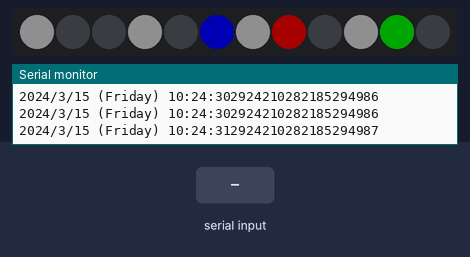
Bench run of a sketch on a simulated Arduino Uno, built with avr-gcc and run on an emulated ATmega328P. Shown: 12 RGB LEDs in strip order, left to right, the last lines printed to the serial monitor. The inputs (shaded band) are chosen by the test bench. Dim RGB values are drawn brighter than linear; the local clock reads 2024-03-15 10:24:30 at power-on unless the sketch sets it.

Above: at 1.4 s.
1.5 s: "v1\n" received over Serial
At 3.7 s:
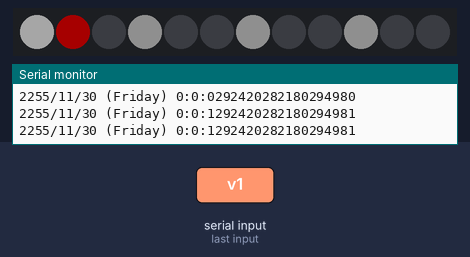
4.5 s: "90,45,200\n" received over Serial
At 6.0 s:
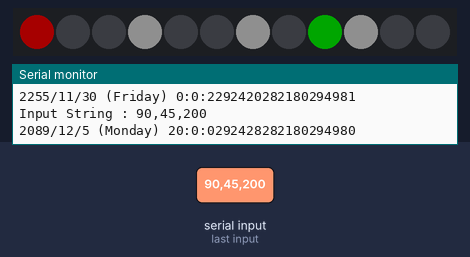
7.5 s: "1,90,45\n" received over Serial
At 9.6 s:
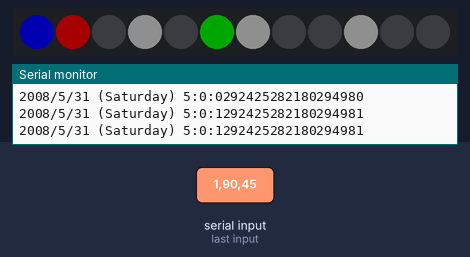
10.5 s: "30,150,10\n" received over Serial
At 12.0 s:
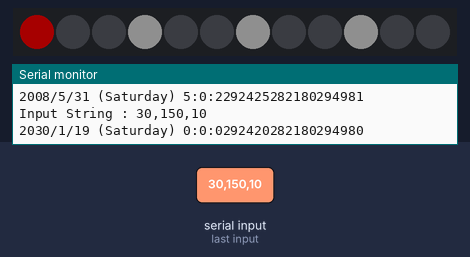
Timing chart, 0 to 13.5 s (numbered marks = the images above; inputs shaded):
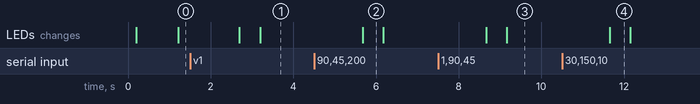

The sketch:

Clock12LedRTC_v1.ino
```cpp
#include <Adafruit_NeoPixel.h>
#define PIN        7 // DataPIN on Arduino Uno
#define NUMPIXELS 12 // Total Number of Pixels for Clock

// Date and time functions using a DS1307 RTC connected via I2C and Wire lib
#include "RTClib.h"

// Define DS1307 RTC
/*
 * https://lastminuteengineers.com/ds1307-rtc-arduino-tutorial/
 * PINOUT : GND,5V,SCL=A5, SDA=A4 of arduino
 */

RTC_DS1307 rtc;

char daysOfTheWeek[7][12] = {"Sunday", "Monday", "Tuesday", "Wednesday", "Thursday", "Friday", "Saturday"};

Adafruit_NeoPixel pixels(NUMPIXELS, PIN, NEO_GRB + NEO_KHZ800);
// https://learn.adafruit.com/adafruit-neopixel-uberguide/arduino-library-use
// Argument 1 = Number of pixels in NeoPixel strip
// Argument 2 = Arduino pin number (most are valid)
// Argument 3 = Pixel type flags, add together as needed:
//   NEO_KHZ800  800 KHz bitstream (most NeoPixel products w/WS2812 LEDs)
//   NEO_KHZ400  400 KHz (classic 'v1' (not v2) FLORA pixels, WS2811 drivers)
//   NEO_GRB     Pixels are wired for GRB bitstream (most NeoPixel products)
//   NEO_RGB     Pixels are wired for RGB bitstream (v1 FLORA pixels, not v2)
//   NEO_RGBW    Pixels are wired for RGBW bitstream (NeoPixel RGBW products)

uint32_t magenta = pixels.Color(80, 80, 80);
uint32_t green = pixels.Color(0, 80, 0);
uint32_t blue  = pixels.Color(0,0,120);
uint32_t red   = pixels.Color(80,0,0);
uint32_t white = pixels.Color(80,80,80);

int hr = 0; // Hour
int mn = 0; // Minute
int ss = 0; // Second
int yy = 0; // Year
int mm = 0; // Month
int dd = 0; // Day
boolean IsDisplaySerial = true; // Set to true for Get/Set Date time in yymmddhhmmss format as input to serial communication ...

String hrs = "";

void setup() {


  // put your setup code here, to run once:
  pixels.begin();
  //pixels.fill(color, first, count);

  pixels.fill(white,0); // Fills all pixles with white color as indication of start of clock
  pixels.setBrightness(127); // Set brightness to half for all pixels, this can be changed according to daylight ...
  pixels.show();
  delay(100);
  pixels.clear(); // Show all 'off' so that previous shown will be cleared
  delay(100);
  // uint32_t color = strip.getPixelColor(11); // Get previously set color of pixel
  // uint16_t n = strip.numPixels();  // How many pixels is previously set
  // strip.setBrightness(64); // Set brightness to 1/4 from 0...255
  Serial.begin(9600);

  if (! rtc.begin()) {
    Serial.println("Couldn't find RTC");
    Serial.flush();
    abort();
  }

  if (! rtc.isrunning())
  {
    Serial.println("RTC is NOT running, let's set the time!");
    // When time needs to be set on a new device, or after a power loss, the
    // following line sets the RTC to the date & time this sketch was compiled
    rtc.adjust(DateTime(F(__DATE__), F(__TIME__)));
    // This line sets the RTC with an explicit date & time, for example to set
    // January 21, 2014 at 3am you would call:
    // rtc.adjust(DateTime(2014, 1, 21, 3, 0, 0));

    // When time needs to be re-set on a previously configured device, the
    // following line sets the RTC to the date & time this sketch was compiled
    // rtc.adjust(DateTime(F(__DATE__), F(__TIME__)));
    // This line sets the RTC with an explicit date & time, for example to set
    // January 21, 2014 at 3am you would call:
    //rtc.adjust(DateTime(2021,2,18,18,32,0));
  }
}

void loop()
{

const int HourFormat12 = 12;

DateTime now = rtc.now();

hr = (now.hour()%HourFormat12) - 0;  // this will be now.hour() if following if (hr != 12) is active
mn = (((now.minute()+4)/5)%HourFormat12) - 0; // Turn into 5 minute interval (For 12 pixels) and to zero base
ss = (((now.second()+4)/5)%HourFormat12) - 0; // Turn into 5 second interval (For 12 pixels) and to zero base

whiteColor(hr,mn,ss); // Show 12,3,6,9 as white indication color for better visual clock

/*
 *
    // in case you need to change each 5 minute hands with style

    if (hr != 12)
      { hr %= 12;}
    else
      { hr = 12; }

    // hr = hr - 1; // non zero based led display change according to your need;
    // mn = mn - 1;
    // ss = ss - 1;

 */

    if (hr == mn)
      {
        pixels.setPixelColor(hr, magenta); // 0,70,125 If hour and minute is on same pixel, show different color
        //pixels.show(); // Avoide multiple show
      }
    else
      {
        pixels.setPixelColor(hr, green); //  Show hour in green color
        pixels.setPixelColor(mn, blue); // Show minute in blue color
        //pixels.show(); // Avoide multiple show
      }
    pixels.setPixelColor(ss, red); // Show second in red color
   // Turn on following line for any fancy effect you may want to change it to ...
   // pixels.fill(red,ss-1,3); // (color,first,count) fill red color with previous second, current second, next second
    pixels.show(); // Show pixels
    delay(100); // Delay for better view and time to show pixels

if (IsDisplaySerial)
    {
        // Print current date and time before change of serial input
        Serial.print(now.year(), DEC);
        Serial.print('/');
        Serial.print(now.month(), DEC);
        Serial.print('/');
        Serial.print(now.day(), DEC);
        Serial.print(" (");
        Serial.print(daysOfTheWeek[now.dayOfTheWeek()]);
        Serial.print(") ");
        Serial.print(now.hour(), DEC);
        Serial.print(':');
        Serial.print(now.minute(), DEC);
        Serial.print(':');
        Serial.print(now.second(), DEC);
        Serial.print(' hr:');
        Serial.print(hr);
        Serial.print(' mn:');
        Serial.print(mn);
        Serial.print(' ss:');
        Serial.print(ss);
        Serial.println();

        // Serial.println("Check - 01\n");
        if (Serial.available() > 0){

          // Serial.print("Check - 02\n");

              hrs = Serial.readString(); // Read serial input and parse it to year, month, date, hour, minute and second each two character input in serial monitor
          //  hrs.trim(); // In case you may have entered spaces trailing or preceeding ...

            yy = hrs.substring(0,2).toInt(); // Get 1st two characters as year
            mm = hrs.substring(2,4).toInt(); // 3rd,4th two characters as month
            dd = hrs.substring(4,6).toInt(); // 5th,6th two characters as day

            hr = hrs.substring(6,8).toInt();    // 7th,8th two character as hour
            mn = hrs.substring(8,10).toInt();   // 9th,10th two character as minute
            ss = hrs.substring(10,12).toInt();  // 11th,12th two character as second
            Serial.print("Input String : " );
            Serial.println(hrs);

            rtc.adjust(DateTime(yy,mm,dd,hr,mn));

          }
          delay(10);
          Serial.flush();
       // Serial.print(" since midnight 1/1/1970 = ");
       // Serial.print(now.unixtime());
       // Serial.print("s = ");
       // Serial.print(now.unixtime() / 86400L);
       // Serial.println("d");
       //  pixels.clear();
    } // If serial display is turned on

  pixels.clear(); // Clear/Off all pixels
  delay(100); // Wait for better time for pixels
}

void whiteColor(int hr,int mn,int ss)
// Show 12,3,6,9 in clock as white for indication
{
    uint32_t white = pixels.Color(30,30,30);
    pixels.clear();
    pixels.setPixelColor(0,white); // 12 hour sign
    pixels.setPixelColor(3,(hr=3)?white:green); // 3  hour sign
    pixels.setPixelColor(6,(hr=6)?white:green); // 6  hour sign
    pixels.setPixelColor(9,(hr=9)?white:green); // 9  hour sign
    pixels.show();  // Show all hour visual sign
  }
```

Measured:
- after the input at 1.5 s, the LEDs: first change after 1.2 s (image 1 shows a later state)
- after the input at 4.5 s, the LEDs: change after 1.2 s (image 2)
- after the input at 7.5 s, the LEDs: first change after 1.2 s (image 3 shows a later state)
- after the input at 10.5 s, the LEDs: change after 1.2 s (image 4)
- what the display in image 2 shows lasts 0.5 s, from 5.7 s to 6.2 s
